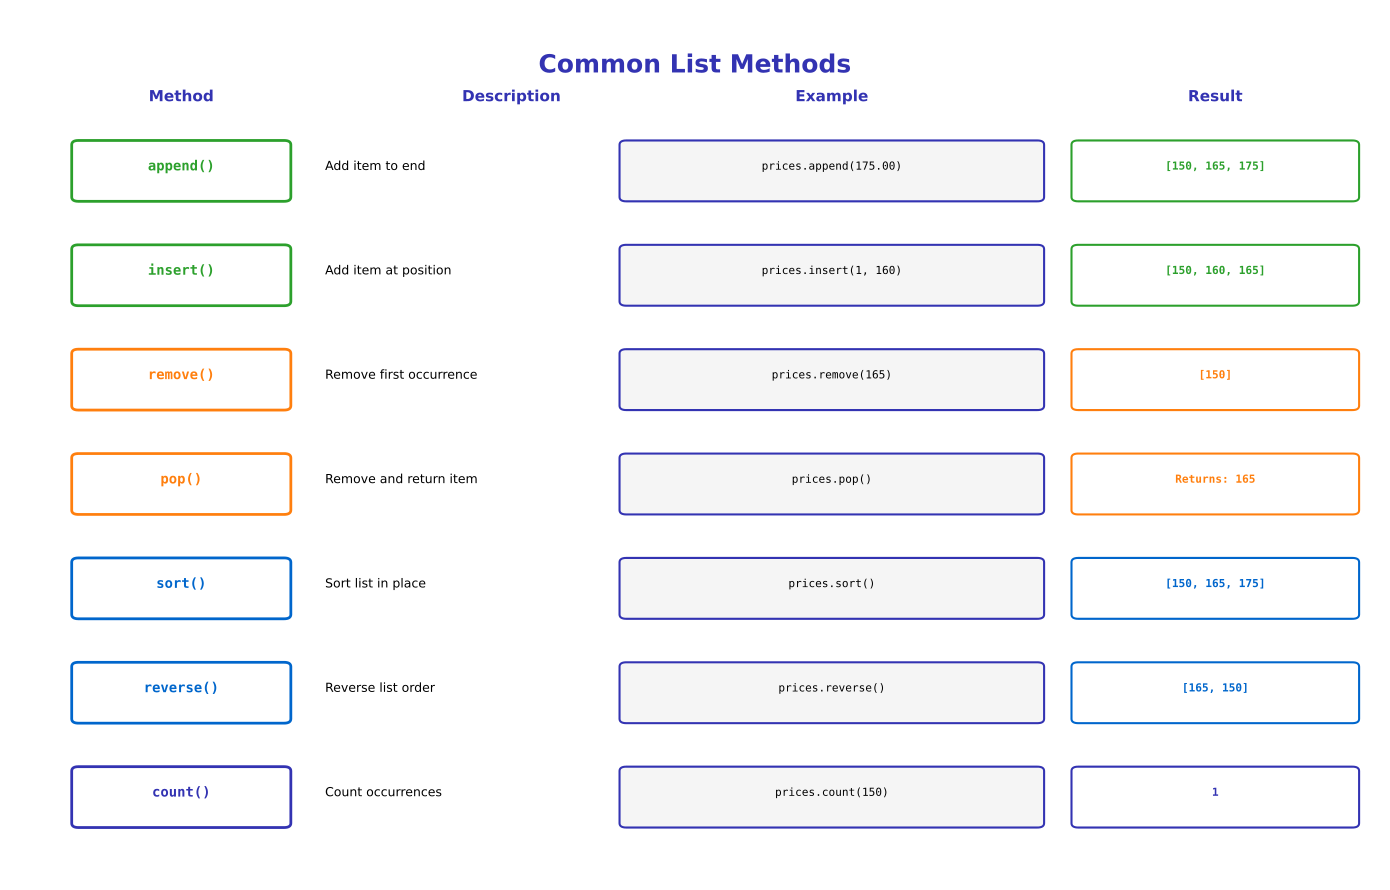

Source code (Python):
"""Generated chart with course color palette"""
import matplotlib.pyplot as plt
import matplotlib.patches as patches
from matplotlib.patches import FancyBboxPatch, Rectangle, Circle, FancyArrowPatch, Wedge
import numpy as np
import pandas as pd
import seaborn as sns
from pathlib import Path

# Standard matplotlib configuration
plt.rcParams.update({
    'font.size': 10,
    'axes.labelsize': 10,
    'axes.titlesize': 11,
    'xtick.labelsize': 9,
    'ytick.labelsize': 9,
    'legend.fontsize': 9,
    'figure.figsize': (10, 6),
    'figure.dpi': 150
})

# Course colors
MLPURPLE = '#3333B2'
MLLAVENDER = '#ADADE0'
MLBLUE = '#0066CC'
MLORANGE = '#FF7F0E'
MLGREEN = '#2CA02C'
MLRED = '#D62728'

# Map old colors to course colors
COLOR_PRIMARY = MLPURPLE
COLOR_SECONDARY = MLPURPLE
COLOR_ACCENT = MLBLUE
COLOR_LIGHT = MLLAVENDER
COLOR_GREEN = MLGREEN
COLOR_ORANGE = MLORANGE
COLOR_RED = MLRED


fig, ax = plt.subplots(figsize=(14, 9))
ax.set_xlim(0, 10)
ax.set_ylim(0, 10)
ax.axis('off')

ax.text(5, 9.5, 'Common List Methods', ha='center', va='top',
        fontsize=18, fontweight='bold', color=COLOR_SECONDARY)

methods = [
    ('append()', 'Add item to end', 'prices.append(175.00)', '[150, 165, 175]', COLOR_GREEN, 8.2),
    ('insert()', 'Add item at position', 'prices.insert(1, 160)', '[150, 160, 165]', COLOR_GREEN, 7.0),
    ('remove()', 'Remove first occurrence', 'prices.remove(165)', '[150]', COLOR_ORANGE, 5.8),
    ('pop()', 'Remove and return item', 'prices.pop()', 'Returns: 165', COLOR_ORANGE, 4.6),
    ('sort()', 'Sort list in place', 'prices.sort()', '[150, 165, 175]', COLOR_ACCENT, 3.4),
    ('reverse()', 'Reverse list order', 'prices.reverse()', '[165, 150]', COLOR_ACCENT, 2.2),
    ('count()', 'Count occurrences', 'prices.count(150)', '1', COLOR_PRIMARY, 1.0),
]

for method, desc, example, result, color, y in methods:
    # Method name
    method_box = FancyBboxPatch((0.5, y - 0.35), 1.5, 0.6, boxstyle="round,pad=0.05",
                                edgecolor=color, facecolor='white', linewidth=2)
    ax.add_patch(method_box)
    ax.text(1.25, y, method, ha='center', va='center',
            fontsize=10, family='monospace', fontweight='bold', color=color)

    # Description
    ax.text(2.3, y, desc, ha='left', va='center',
            fontsize=9, color='black')

    # Example code
    example_box = FancyBboxPatch((4.5, y - 0.35), 3, 0.6, boxstyle="round,pad=0.05",
                                 edgecolor=COLOR_SECONDARY, facecolor='#F5F5F5', linewidth=1.5)
    ax.add_patch(example_box)
    ax.text(6.0, y, example, ha='center', va='center',
            fontsize=8, family='monospace', color='black')

    # Result
    result_box = FancyBboxPatch((7.8, y - 0.35), 2, 0.6, boxstyle="round,pad=0.05",
                                edgecolor=color, facecolor='white', linewidth=1.5)
    ax.add_patch(result_box)
    ax.text(8.8, y, result, ha='center', va='center',
            fontsize=8, family='monospace', color=color, fontweight='bold')

# Headers
ax.text(1.25, 9.0, 'Method', ha='center', va='center',
        fontsize=11, fontweight='bold', color=COLOR_SECONDARY)
ax.text(3.3, 9.0, 'Description', ha='left', va='center',
        fontsize=11, fontweight='bold', color=COLOR_SECONDARY)
ax.text(6.0, 9.0, 'Example', ha='center', va='center',
        fontsize=11, fontweight='bold', color=COLOR_SECONDARY)
ax.text(8.8, 9.0, 'Result', ha='center', va='center',
        fontsize=11, fontweight='bold', color=COLOR_SECONDARY)

plt.tight_layout()
plt.savefig('chart.pdf', dpi=300, bbox_inches='tight')
plt.close()
